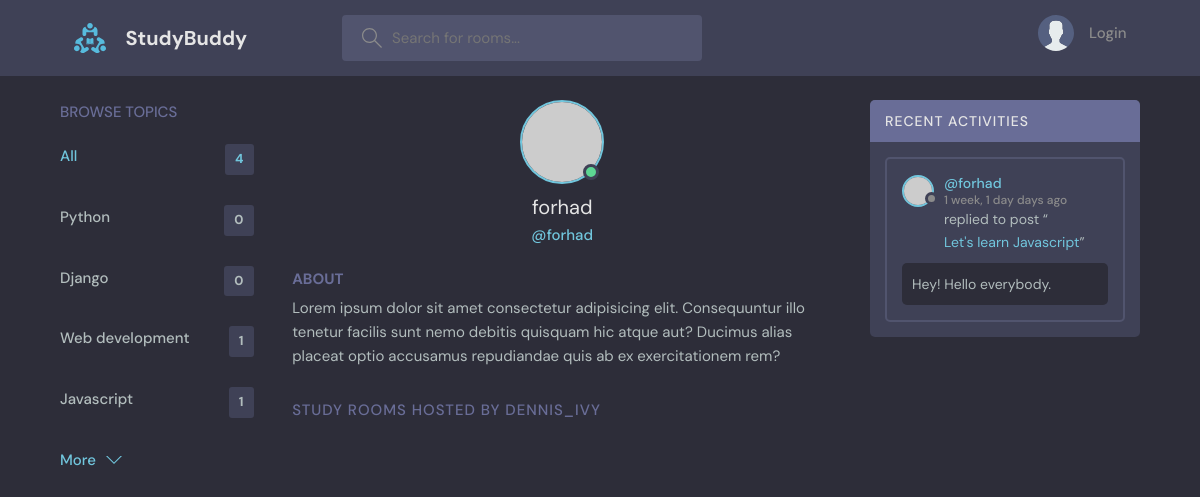
Before: /profile/1/ with the older database file.
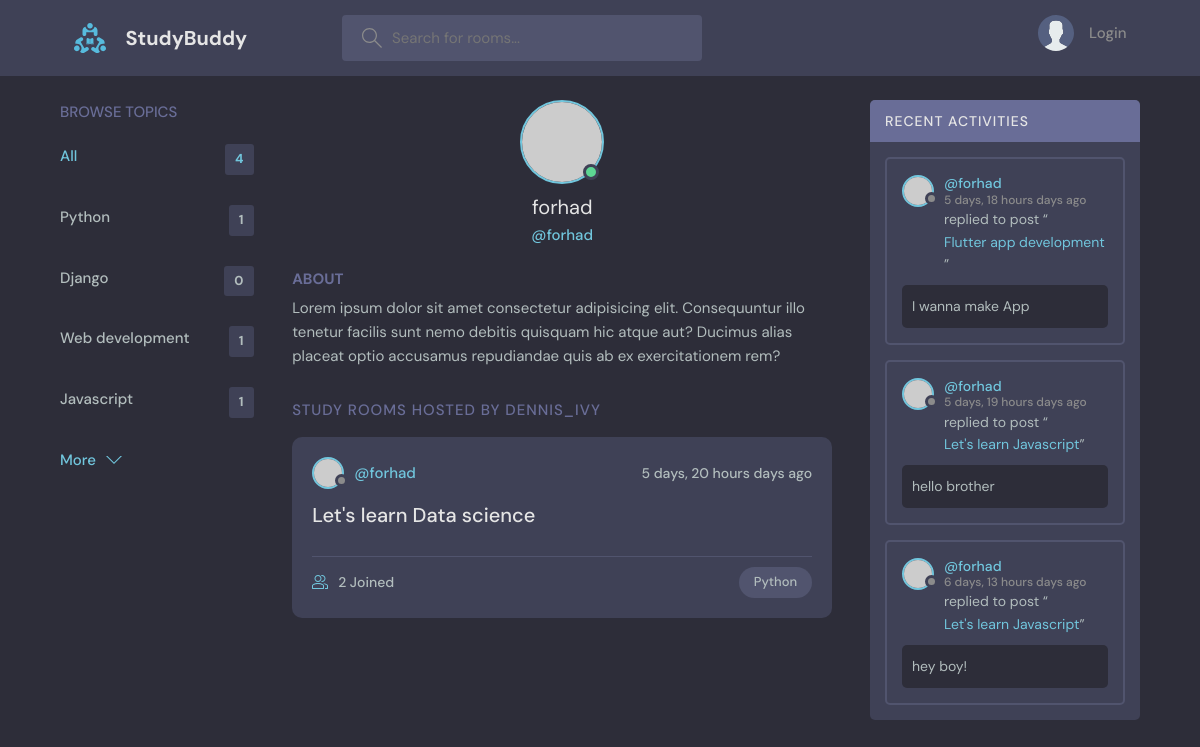
After: the same page with the newer database file.
### base/models.py (models this page shows, shortened)
class Topic(models.Model):
    name = models.CharField(max_length=200)

class Message(models.Model):
    user = models.ForeignKey(User, on_delete=models.CASCADE)
    room = models.ForeignKey(Room, on_delete=models.CASCADE)
    body = models.TextField()
    updated = models.DateTimeField(auto_now=True)
    created = models.DateTimeField(auto_now_add=True)
    class Meta:
        ordering = ['-updated', '-created']

class Room(models.Model):
    host = models.ForeignKey(User, on_delete=models.SET_NULL, null=True)
    topic = models.ForeignKey(Topic, on_delete=models.SET_NULL, null=True)
    name = models.CharField(max_length=200)
    description = models.TextField(null=True, blank=True)
    participants = models.ManyToManyField(User, related_name='participants', blank=True)
    updated = models.DateTimeField(auto_now=True)
    created = models.DateTimeField(auto_now_add=True)
    class Meta:
        ordering = ['-updated', '-created']
    def __str__(self):
        return self.name

### base/views.py (the view)
# urls.py: path('profile/<str:pk>/', views.userProfile, name='user-profile'),
def userProfile(request, pk):
    user = User.objects.get(id=pk)
    rooms = user.room_set.all()
    room_messages = user.message_set.all()
    topics = Topic.objects.all()
    context = {'user': user, 'rooms': rooms, 'room_messages': room_messages, 'topics': topics}
    return render(request, 'base/profile.html', context)

### base/templates/base/profile.html (shortened to what this page needs)
{% extends 'main.html' %}
{% block content %}
  <main class="profile-page layout layout--3">
    <div class="container">
            {% include 'base/topics_component.html' %}
      <div class="roomList">
        <div class="profile">
          <div class="profile__avatar">
            <div class="avatar avatar--large active">
              <img src="https://randomuser.me/api/portraits/men/11.jpg" />
            </div>
          </div>
          <div class="profile__info">
            <h3>{{ user.username }}</h3>
            <p>@{{ user.username }}</p>
          </div>
          <div class="profile__about">
            <h3>About</h3>
            <p>
              Lorem ipsum dolor sit amet consectetur adipisicing elit. Consequuntur illo tenetur
              facilis sunt nemo debitis quisquam hic atque aut? Ducimus alias placeat optio
              accusamus repudiandae quis ab ex exercitationem rem?
            </p>
          </div>
        </div>
        <div class="roomList__header">
          <div>
            <h2>Study Rooms Hosted by dennis_ivy</a>
            </h2>
          </div>
        </div>
                    {% include 'base/feed_component.html' %}
      </div>
            {% include 'base/activity_component.html' %}
    </div>
  </main>
{% endblock content %}

### base/templates/base/topics_component.html
        <div class="topics">
          <div class="topics__header">
            <h2>Browse Topics</h2>
          </div>
          <ul class="topics__list">
            <li>
              <a href="{% url 'home' %}" class="active">All <span>{{ topics.count }}</span></a>
            </li>
              {% for topic in topics %}
            <li>
              <a href="{% url 'home' %}?q={{ topic.name }}">{{ topic.name }}<span>{{ topic.room_set.all.count }}</span></a>
            </li>
              {% endfor %}
          </ul>
          <a class="btn btn--link" href="{% url 'topics' %}">
            More
            <svg version="1.1" xmlns="http://www.w3.org/2000/svg" width="32" height="32" viewBox="0 0 32 32">
              <title>chevron-down</title>
              <path d="M16 21l-13-13h-3l16 16 16-16h-3l-13 13z"></path>
            </svg>
          </a>
        </div>

### base/templates/base/feed_component.html (shortened to what this page needs)
{% for room in rooms %}
          <div class="roomListRoom">
            <div class="roomListRoom__header">
              <a href="{% url 'user-profile' room.host.id %}" class="roomListRoom__author">
                <div class="avatar avatar--small">
                  <img src="https://randomuser.me/api/portraits/women/11.jpg" />
                </div>
                <span>@{{ room.host.username }}</span>
              </a>
              <div class="roomListRoom__actions">
                <span>{{ room.created | timesince }} days ago</span>
              </div>
            </div>
            <div class="roomListRoom__content">
              <a href="{% url 'room' room.id %}">{{ room.name }}</a>
            </div>
            <div class="roomListRoom__meta">
              <a href="{% url 'room' room.id %}" class="roomListRoom__joined">
                {{ room.participants.all.count }} Joined
              </a>
              <p class="roomListRoom__topic">{{ room.topic.name }}</p>
            </div>
          </div>
{% endfor %}

### base/templates/base/activity_component.html (shortened to what this page needs)
        <div class="activities">
          <div class="activities__header">
            <h2>Recent Activities</h2>
          </div>
            {% for message in room_messages %}
          <div class="activities__box">
            <div class="activities__boxHeader roomListRoom__header">
              <a href="{% url 'user-profile' message.user.id %}" class="roomListRoom__author">
                <div class="avatar avatar--small">
                  <img src="https://randomuser.me/api/portraits/women/11.jpg" />
                </div>
                <p>
                  @{{ message.user }}
                  <span>{{ message.created|timesince }} days ago</span>
                </p>
              </a>
            </div>
            <div class="activities__boxContent">
              <p>replied to post “<a href="{% url 'room' message.room.id %}">{{ message.room}}</a>”</p>
              <div class="activities__boxRoomContent">
                  {{ message.body}}
              </div>
            </div>
          </div>
            {% endfor %}
        </div>

Changed rows visible on the page:
removed Message: user "forhad", created "1 week, 1 day", room "Let's learn Javascript", body "Hey! Hello everybody."
computed for Topic "Python": room_set.all.count "0" → "1"
added Room: host.username "forhad", created "5 days, 20 hours", name "Let's learn Data science", participants.all.count "2", topic.name "Python"
added Message: user "forhad", created "5 days, 18 hours", room "Flutter app development", body "I wanna make App"
added Message: user "forhad", created "5 days, 19 hours", room "Let's learn Javascript", body "hello brother"
added Message: user "forhad", created "6 days, 13 hours", room "Let's learn Javascript", body "hey boy!"
